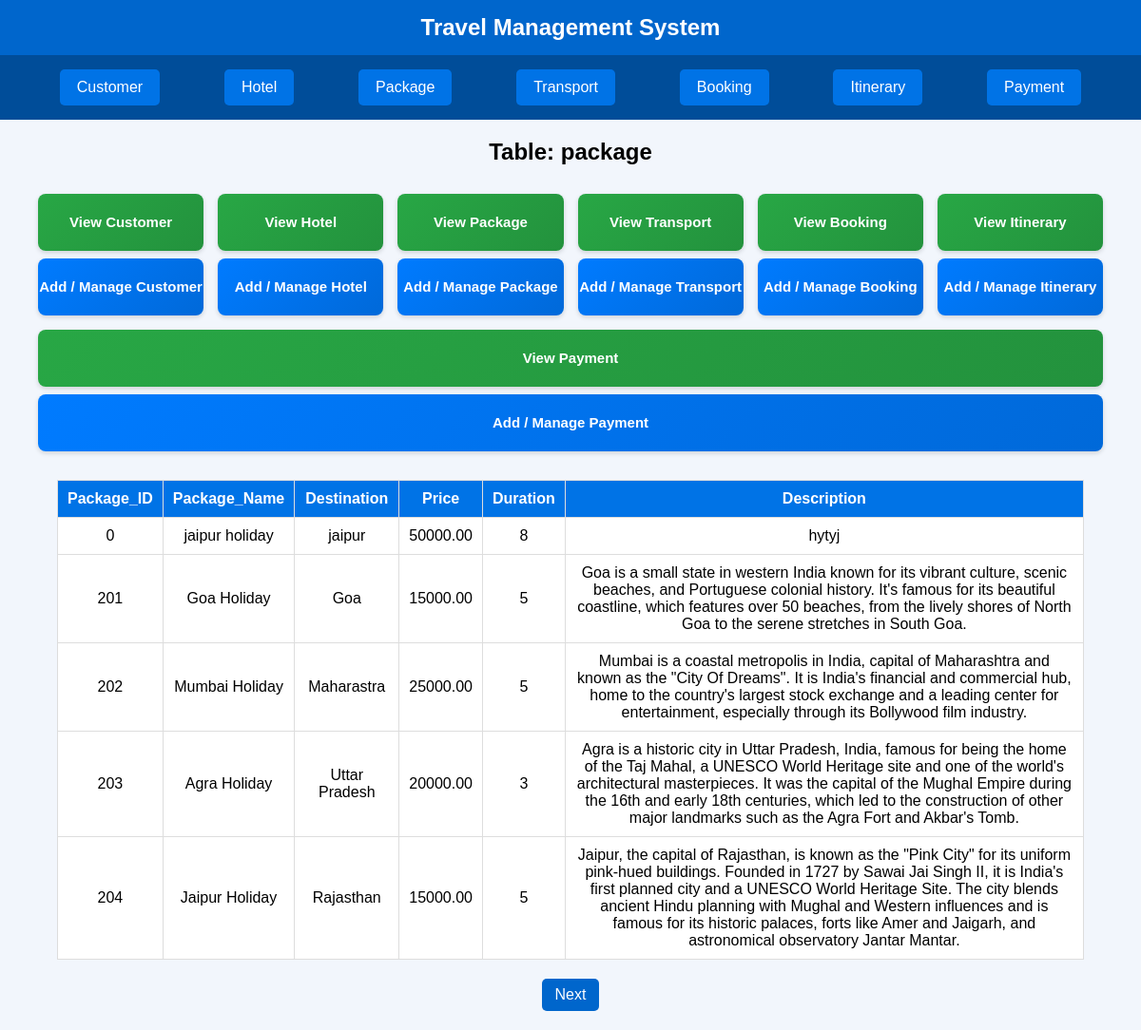
Page /?table=package on the committed database.
### tables this page shows
CREATE TABLE `package` (
  `Package_ID` int(11) NOT NULL,
  `Package_Name` varchar(50) DEFAULT NULL,
  `Destination` varchar(50) DEFAULT NULL,
  `Price` decimal(10,2) DEFAULT NULL,
  `Duration` int(11) DEFAULT NULL,
  `Description` varchar(5000) DEFAULT NULL
);

### index.php (the view, shortened to what this page needs)
<?php
include('db.php');
?>
<!DOCTYPE html>
<html lang="en">
<head>
</head>
<body>
<header>Travel Management System</header>
<nav>
  <a href="?table=customer">Customer</a>
  <a href="?table=hotel">Hotel</a>
  <a href="?table=package">Package</a>
  <a href="?table=transport">Transport</a>
  <a href="?table=booking">Booking</a>
  <a href="?table=itinerary">Itinerary</a>
  <a href="?table=payment">Payment</a>
</nav>
<main>
<?php
$tables = ['customer','hotel','package','transport','booking','itinerary','payment'];
if (isset($_GET['table']) && in_array($_GET['table'], $tables)) {
    $table = $_GET['table'];
    $mode = $_GET['mode'] ?? 'view';
    echo "<h2 style='text-align:center;'>Table: $table</h2>";
    echo '<div class="crud-buttons">';
    foreach ($tables as $t) {
        echo "<div class='crud-group'>
                <a href='?table=$t'>View " . ucfirst($t) . "</a>
                <a href='?table=$t&mode=manage' class='manage'>Add / Manage " . ucfirst($t) . "</a>
              </div>";
    }
    echo '</div>';
    $limit = 5;
    $page = isset($_GET['page']) ? (int)$_GET['page'] : 1;
    $offset = ($page - 1) * $limit;
    $result = $conn->query("SELECT COUNT(*) AS total FROM $table");
    $total_rows = $result->fetch_assoc()['total'];
    $total_pages = ceil($total_rows / $limit);
    $result = $conn->query("SELECT * FROM $table LIMIT $offset, $limit");
    if ($result && $result->num_rows > 0) {
        echo "<table><tr>";
        foreach ($result->fetch_fields() as $field) echo "<th>{$field->name}</th>";
        echo "</tr>";
        $result->data_seek(0);
        while ($row = $result->fetch_assoc()) {
            echo "<tr>";
            foreach ($row as $key => $value) echo "<td>$value</td>";
            echo "</tr>";
        }
        echo "</table>";
        echo '<div class="pagination">';
        if ($page < $total_pages) echo '<a href="?table='.$table.'&mode='.$mode.'&page='.($page+1).'">Next</a>';
        echo '</div>';
    } else {
        echo "<p style='text-align:center;'>No records found.</p>";
    }
} else {
    echo "<p style='text-align:center;margin-top:40px;'>Select a table above to view or add records.</p>";
}
?>
</main>
</body>
</html>

### index.php (style rules this page uses)
body { font-family: Arial, sans-serif; background: #f2f6fc; margin: 0; padding: 0; }
header { background: #0066cc; color: white; padding: 15px; text-align: center; font-size: 24px; font-weight: bold; }
nav { background: #004d99; display: flex; justify-content: space-evenly; flex-wrap: wrap; padding: 10px 0; }
nav a { color: white; text-decoration: none; padding: 10px 18px; background: #0073e6; border-radius: 5px; text-align: center; transition: background 0.3s; margin: 5px; }
.crud-buttons { display: flex; justify-content: space-between; align-items: stretch; flex-wrap: wrap; gap: 15px; margin: 20px auto; width: 95%; max-width: 1400px; padding: 10px; overflow: hidden; box-sizing: border-box; }
.crud-group { display: flex; flex-direction: column; align-items: center; justify-content: center; flex: 1 1 calc(14% - 10px); min-width: 170px; box-sizing: border-box; gap: 8px; }
.crud-buttons a { display: block; width: 100%; height: 60px; line-height: 60px; text-align: center; border-radius: 8px; font-weight: 600; font-size: 15px; text-decoration: none; transition: all 0.3s ease; box-shadow: 0 2px 5px rgba(0,0,0,0.15); }
.crud-buttons a:not(.manage) { background: linear-gradient(135deg, #28a745, #23923d); color: #fff; }
.crud-buttons a.manage { background: linear-gradient(135deg, #007bff, #0069d9); color: #fff; }
table { border-collapse: collapse; width: 90%; margin: 20px auto; background: white; }
th, td { border: 1px solid #ddd; padding: 10px; text-align: center; }
th { background: #0073e6; color: white; }
.pagination { display: flex; justify-content: center; gap: 10px; margin: 20px 0; }
.pagination a { padding: 8px 14px; background: #0066cc; color: white; border-radius: 5px; text-decoration: none; transition: background 0.3s; }

### rows in the picture
package: Package_ID "0", Package_Name "jaipur holiday", Destination "jaipur", Price "50000.00", Duration "8", Description "hytyj"
package: Package_ID "201", Package_Name "Goa Holiday", Destination "Goa", Price "15000.00", Duration "5", Description "Goa is a small state in western India known for its vibrant culture, scenic beaches, and Portuguese colonial history. It's famous for its beautiful coastline, which features over 50 beaches, from the lively shores of North Goa to the serene stretches in South Goa."
package: Package_ID "202", Package_Name "Mumbai Holiday", Destination "Maharastra", Price "25000.00", Duration "5", Description "Mumbai is a coastal metropolis in India, capital of Maharashtra and known as the \"City Of Dreams\". It is India's financial and commercial hub, home to the country's largest stock exchange and a leading center for entertainment, especially through its Bollywood film industry."
package: Package_ID "203", Package_Name "Agra Holiday", Destination "Uttar Pradesh", Price "20000.00", Duration "3", Description "Agra is a historic city in Uttar Pradesh, India, famous for being the home of the Taj Mahal, a UNESCO World Heritage site and one of the world's architectural masterpieces. It was the capital of the Mughal Empire during the 16th and early 18th centuries, which led to the construction of other major landmarks such as the Agra Fort and Akbar's Tomb."
package: Package_ID "204", Package_Name "Jaipur Holiday", Destination "Rajasthan", Price "15000.00", Duration "5", Description "Jaipur, the capital of Rajasthan, is known as the \"Pink City\" for its uniform pink-hued buildings. Founded in 1727 by Sawai Jai Singh II, it is India's first planned city and a UNESCO World Heritage Site. The city blends ancient Hindu planning with Mughal and Western influences and is famous for its historic palaces, forts like Amer and Jaigarh, and astronomical observatory Jantar Mantar."

### other values in the picture
$table "package"
$t "Customer"
$t "Hotel"
$t "Package"
$t "Transport"
$t "Booking"
$t "Itinerary"
$t "Payment"
$field->name "Package_ID"
$field->name "Package_Name"
$field->name "Destination"
$field->name "Price"
$field->name "Duration"
$field->name "Description"
